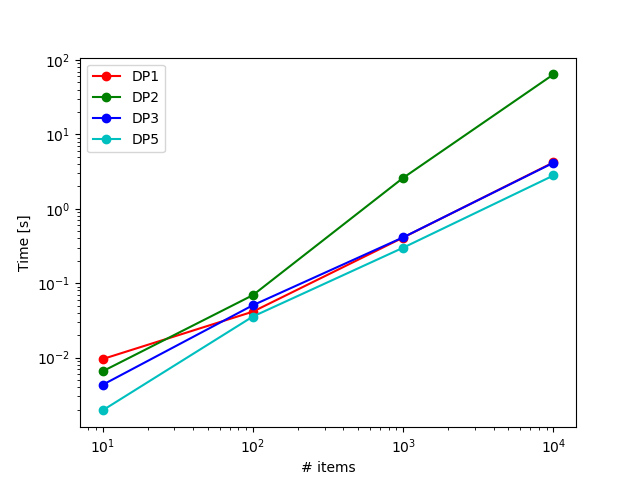

This figure's Python source:
import numpy as np
import matplotlib.pyplot as plt
import time


from knapsack_DP import knapSack_DP1, knapSack_DP2, knapSack_DP3, knapSack_DP4, knapSack_DP5

### TIME PROFILING ###
num_cases = 4
item_case = [10**i for i in range(1,num_cases+1)]
max_val = 100
max_weight = 100

time_case_v1 = []
time_case_v2 = []
time_case_v3 = []
time_case_v4 = []
time_case_v5 = []

for i, n_items in enumerate(item_case):
    print(f'Running case {i+1}: {n_items} items')
    vals = list(np.random.randint(0, max_val, n_items))
    wt = list(np.random.randint(1, max_weight, n_items))
    W = 5*max_weight
    
    start = time.time()
    opt_val, isel = knapSack_DP1(W, wt, vals)
    time_case_v1.append(time.time() - start)
    
    start = time.time()
    opt_val, isel = knapSack_DP2(W, wt, vals)
    time_case_v2.append(time.time() - start)
    
    start = time.time()
    opt_val, isel = knapSack_DP3(W, wt, vals)
    time_case_v3.append(time.time() - start)    
    
    #start = time.time()
    #opt_val, isel = knapSack_DP4(W, wt, vals)
    #time_case_v4.append(time.time() - start)

    start = time.time()
    opt_val, isel = knapSack_DP5(W, wt, vals)
    time_case_v5.append(time.time() - start) 

plt.loglog(item_case, time_case_v1, 'ro-', label = 'DP1')
plt.loglog(item_case, time_case_v2, 'go-', label = 'DP2')
plt.loglog(item_case, time_case_v3, 'bo-', label = 'DP3')
#plt.loglog(item_case, time_case_v4, 'mo-', label = 'DP4')
plt.loglog(item_case, time_case_v5, 'co-', label = 'DP5')

plt.xlabel('# items')
plt.ylabel('Time [s]')
plt.legend()     

plt.savefig('time_profiling_knapsack_DP.png')

